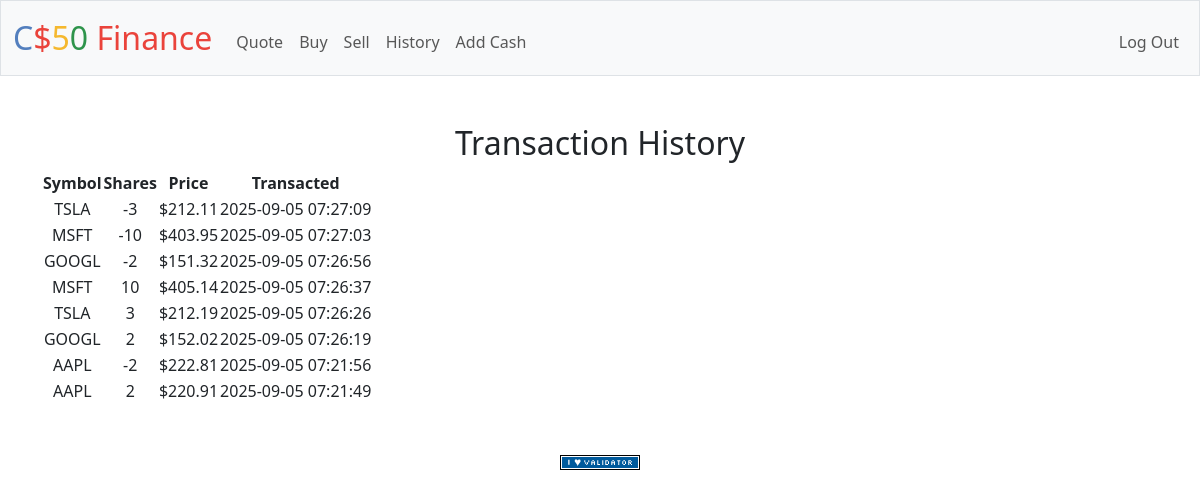
The app's page /history (signed in) with its own data.
### tables this page shows
CREATE TABLE transactions (
    id INTEGER PRIMARY KEY AUTOINCREMENT,
    user_id INTEGER NOT NULL,
    symbol TEXT NOT NULL,
    shares INTEGER NOT NULL,
    price NUMERIC NOT NULL,
    transacted TIMESTAMP DEFAULT CURRENT_TIMESTAMP
);

### app.py (the view)
@app.route("/history")
@login_required
def history():
    user_id = session["user_id"]
    transactions = db.execute(
        "SELECT symbol, shares, price, transacted FROM transactions WHERE user_id = ? ORDER BY transacted DESC",
        user_id
    )
    return render_template("history.html", transactions=transactions)

### app.py (called while the page is built)
@app.after_request
def after_request(response):
    response.headers["Cache-Control"] = "no-cache, no-store, must-revalidate"
    response.headers["Expires"] = 0
    response.headers["Pragma"] = "no-cache"
    return response

### helpers.py (called while the page is built)
def login_required(f):
    @wraps(f)
    def decorated_function(*args, **kwargs):
        if session.get("user_id") is None:
            return redirect("/login")
        return f(*args, **kwargs)
    return decorated_function

def usd(value):
    return f"${value:,.2f}"

### templates/history.html (shortened to what this page needs)
{% extends "layout.html" %}
{% block main %}
<h2>Transaction History</h2>
<table>
    <thead>
        <tr>
            <th>Symbol</th>
            <th>Shares</th>
            <th>Price</th>
            <th>Transacted</th>
        </tr>
    </thead>
    <tbody>
        {% for t in transactions %}
        <tr>
            <td>{{ t.symbol }}</td>
            <td>{{ t.shares }}</td>
            <td>{{ t.price | usd }}</td>
            <td>{{ t.transacted }}</td>
        </tr>
        {% endfor %}
    </tbody>
</table>
{% endblock %}

### templates/layout.html (shortened to what this page needs)
<!DOCTYPE html>
<html lang="en">
    <head>
        <link href="https://cdn.jsdelivr.net/npm/bootstrap@5.3.3/dist/css/bootstrap.min.css" rel="stylesheet">
        <link href="/static/styles.css" rel="stylesheet">
    </head>
    <body>
        <nav class="bg-light border navbar navbar-expand-md navbar-light">
            <div class="container-fluid">
                <a class="navbar-brand" href="/"><span class="blue">C</span><span class="red">$</span><span class="yellow">5</span><span class="green">0</span> <span class="red">Finance</span></a>
                <div class="collapse navbar-collapse" id="navbar">
                    {% if session["user_id"] %}
                        <ul class="navbar-nav me-auto mt-2">
                            <li class="nav-item"><a class="nav-link" href="/quote">Quote</a></li>
                            <li class="nav-item"><a class="nav-link" href="/buy">Buy</a></li>
                            <li class="nav-item"><a class="nav-link" href="/sell">Sell</a></li>
                            <li class="nav-item"><a class="nav-link" href="/history">History</a></li>
                            <li class="nav-item"><a class="nav-link" href="/add_cash">Add Cash</a></li>
                        </ul>
                        <ul class="navbar-nav ms-auto mt-2">
                            <li class="nav-item"><a class="nav-link" href="/logout">Log Out</a></li>
                        </ul>
                    {% else %}
                        <ul class="navbar-nav ms-auto mt-2">
                            <li class="nav-item"><a class="nav-link" href="/register">Register</a></li>
                            <li class="nav-item"><a class="nav-link" href="/login">Log In</a></li>
                        </ul>
                    {% endif %}
                </div>
            </div>
        </nav>
        <main class="container py-5 text-center">
            {% block main %}{% endblock %}
        </main>
        <footer class="mb-5">
            <form action="https://validator.w3.org/check" class="text-center" enctype="multipart/form-data" method="post" target="_blank">
                <input alt="Validate" src="/static/I_heart_validator.png" type="image">
            </form>
        </footer>
    </body>
</html>

### static/styles.css (style rules this page uses)
nav .navbar-brand { font-size: xx-large; }
nav .navbar-brand .blue { color: #537fbe; }
nav .navbar-brand .red { color: #ea433b; }
nav .navbar-brand .yellow { color: #f5b82e; }
nav .navbar-brand .green { color: #2e944b; }

### records on screen
transactions: symbol "TSLA", shares "-3", price "$212.11", transacted "2025-09-05 07:27:09"
transactions: symbol "MSFT", shares "-10", price "$403.95", transacted "2025-09-05 07:27:03"
transactions: symbol "GOOGL", shares "-2", price "$151.32", transacted "2025-09-05 07:26:56"
transactions: symbol "MSFT", shares "10", price "$405.14", transacted "2025-09-05 07:26:37"
transactions: symbol "TSLA", shares "3", price "$212.19", transacted "2025-09-05 07:26:26"
transactions: symbol "GOOGL", shares "2", price "$152.02", transacted "2025-09-05 07:26:19"
transactions: symbol "AAPL", shares "-2", price "$222.81", transacted "2025-09-05 07:21:56"
transactions: symbol "AAPL", shares "2", price "$220.91", transacted "2025-09-05 07:21:49"
